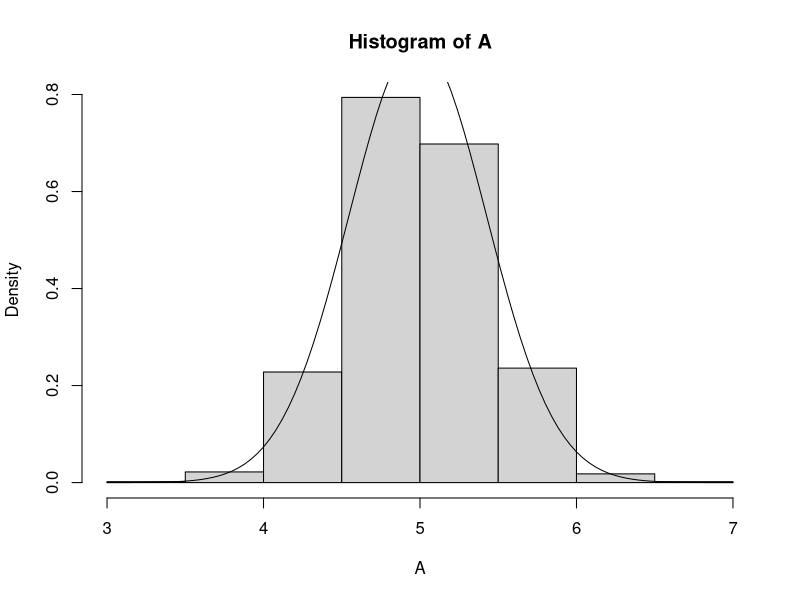
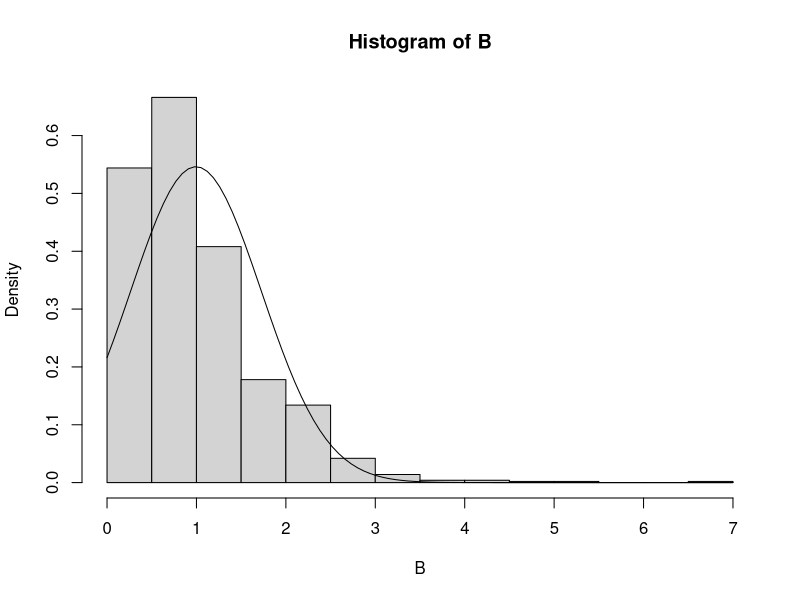

Generate these figures, in order, with R:
dataLength <- 1000
A <- vector(mode = "list", length = dataLength)
B <- vector(mode = "list", length = dataLength)

for (i in 1:dataLength)
{
  n = 5
  
  muestra <- rnorm(n, mean = 5, sd = 1)
  
  EstProm <- sum(muestra)/n
  A[i] <- EstProm
  
  
  mses <- sapply(muestra, function(x) (x - EstProm)^2)
  EstCuaVar <- (1/(n-1))*sum(mses)
  B[i] <- EstCuaVar
}

A <- gsub(",", "", A)
A <- as.numeric(A)
hist(A, freq = FALSE)
summary(A)
curve(dnorm(x, mean(A), sd(A)), add=T)

B <- gsub(",", "", B)
B <- as.numeric(B)
hist(B, freq = FALSE)
summary(B)
curve(dnorm(x, mean(B), sd(B)), add=T)

shapiro.test(A)
shapiro.test(B)
